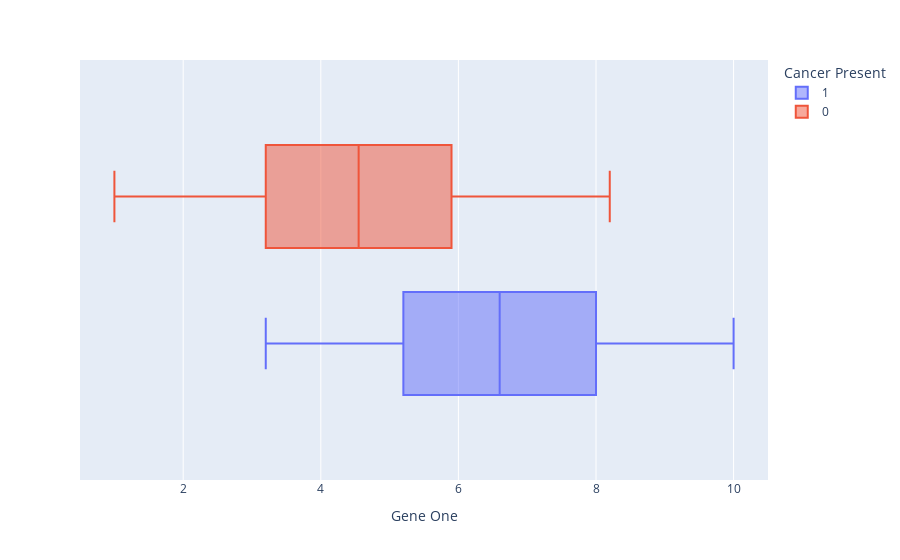

Notebook source saved alongside this figure:
### Code cell
fig = px.box(df, x='Gene One', color='Cancer Present')
fig.show()

### Figure 1 — Plotly figure (JSON) as saved in the notebook; plotly's stock layout.template omitted (floating-point values rounded to 4 significant figures; data arrays with more than 128 entries replaced by an {"elided": "..."} marker saying what was removed)
{"data": [{"alignmentgroup": "True", "hovertemplate": "Cancer Present=1<br>Gene One=%{x}<extra></extra>", "legendgroup": "1", "marker": {"color": "#636efa"}, "name": "1", "notched": false, "offsetgroup": "1", "orientation": "h", "showlegend": true, "type": "box", "x": {"elided": "1500 float values"}, "x0": " ", "xaxis": "x", "y0": " ", "yaxis": "y"}, {"alignmentgroup": "True", "hovertemplate": "Cancer Present=0<br>Gene One=%{x}<extra></extra>", "legendgroup": "0", "marker": {"color": "#EF553B"}, "name": "0", "notched": false, "offsetgroup": "0", "orientation": "h", "showlegend": true, "type": "box", "x": {"elided": "1500 float values"}, "x0": " ", "xaxis": "x", "y0": " ", "yaxis": "y"}], "layout": {"boxmode": "group", "legend": {"title": {"text": "Cancer Present"}, "tracegroupgap": 0}, "margin": {"t": 60}, "xaxis": {"anchor": "y", "domain": [0, 1], "title": {"text": "Gene One"}}, "yaxis": {"anchor": "x", "domain": [0, 1]}}}
